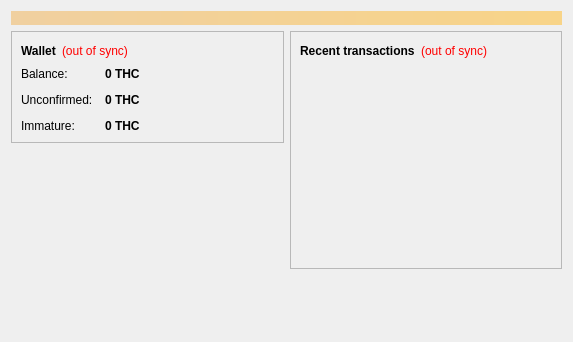
<?xml version="1.0" encoding="UTF-8"?>
<ui version="4.0">
 <class>OverviewPage</class>
 <widget class="QWidget" name="OverviewPage">
  <property name="geometry">
   <rect>
    <x>0</x>
    <y>0</y>
    <width>573</width>
    <height>342</height>
   </rect>
  </property>
  <property name="windowTitle">
   <string>Form</string>
  </property>
  <layout class="QVBoxLayout" name="topLayout">
   <item>
    <widget class="QLabel" name="labelAlerts">
     <property name="visible">
      <bool>false</bool>
     </property>
     <property name="styleSheet">
      <string notr="true">background-color: qlineargradient(x1: 0, y1: 0, x2: 1, y2: 0, stop:0 #F0D0A0, stop:1 #F8D488); color:#000000;</string>
     </property>
     <property name="wordWrap">
      <bool>true</bool>
     </property>
     <property name="margin">
      <number>3</number>
     </property>
    </widget>
   </item>
   <item>
    <layout class="QHBoxLayout" name="horizontalLayout" stretch="1,1">
     <item>
      <layout class="QVBoxLayout" name="verticalLayout_2">
       <item>
        <widget class="QFrame" name="frame">
         <property name="frameShape">
          <enum>QFrame::StyledPanel</enum>
         </property>
         <property name="frameShadow">
          <enum>QFrame::Raised</enum>
         </property>
         <layout class="QVBoxLayout" name="verticalLayout_4">
          <item>
           <layout class="QHBoxLayout" name="horizontalLayout_4">
            <item>
             <widget class="QLabel" name="label_5">
              <property name="font">
               <font>
                <weight>75</weight>
                <bold>true</bold>
               </font>
              </property>
              <property name="text">
               <string>Wallet</string>
              </property>
             </widget>
            </item>
            <item>
             <widget class="QLabel" name="labelWalletStatus">
              <property name="toolTip">
               <string>The displayed information may be out of date. Your wallet automatically synchronizes with the Litecoin network after a connection is established, but this process has not completed yet.</string>
              </property>
              <property name="styleSheet">
               <string notr="true">QLabel { color: red; }</string>
              </property>
              <property name="text">
               <string notr="true">(out of sync)</string>
              </property>
              <property name="alignment">
               <set>Qt::AlignLeading|Qt::AlignLeft|Qt::AlignVCenter</set>
              </property>
             </widget>
            </item>
            <item>
             <spacer name="horizontalSpacer_2">
              <property name="orientation">
               <enum>Qt::Horizontal</enum>
              </property>
              <property name="sizeHint" stdset="0">
               <size>
                <width>40</width>
                <height>20</height>
               </size>
              </property>
             </spacer>
            </item>
           </layout>
          </item>
          <item>
           <layout class="QFormLayout" name="formLayout_2">
            <property name="fieldGrowthPolicy">
             <enum>QFormLayout::AllNonFixedFieldsGrow</enum>
            </property>
            <property name="horizontalSpacing">
             <number>12</number>
            </property>
            <property name="verticalSpacing">
             <number>12</number>
            </property>
            <item row="0" column="0">
             <widget class="QLabel" name="label">
              <property name="text">
               <string>Balance:</string>
              </property>
             </widget>
            </item>
            <item row="0" column="1">
             <widget class="QLabel" name="labelBalance">
              <property name="font">
               <font>
                <weight>75</weight>
                <bold>true</bold>
               </font>
              </property>
              <property name="cursor">
               <cursorShape>IBeamCursor</cursorShape>
              </property>
              <property name="toolTip">
               <string>Your current balance</string>
              </property>
              <property name="text">
               <string notr="true">0 THC</string>
              </property>
              <property name="textInteractionFlags">
               <set>Qt::LinksAccessibleByMouse|Qt::TextSelectableByKeyboard|Qt::TextSelectableByMouse</set>
              </property>
             </widget>
            </item>
            <item row="1" column="0">
             <widget class="QLabel" name="label_3">
              <property name="text">
               <string>Unconfirmed:</string>
              </property>
             </widget>
            </item>
            <item row="1" column="1">
             <widget class="QLabel" name="labelUnconfirmed">
              <property name="font">
               <font>
                <weight>75</weight>
                <bold>true</bold>
               </font>
              </property>
              <property name="cursor">
               <cursorShape>IBeamCursor</cursorShape>
              </property>
              <property name="toolTip">
               <string>Total of transactions that have yet to be confirmed, and do not yet count toward the current balance</string>
              </property>
              <property name="text">
               <string notr="true">0 THC</string>
              </property>
              <property name="textInteractionFlags">
               <set>Qt::LinksAccessibleByMouse|Qt::TextSelectableByKeyboard|Qt::TextSelectableByMouse</set>
              </property>
             </widget>
            </item>
            <item row="2" column="0">
             <widget class="QLabel" name="labelImmatureText">
              <property name="text">
               <string>Immature:</string>
              </property>
             </widget>
            </item>
            <item row="2" column="1">
             <widget class="QLabel" name="labelImmature">
              <property name="font">
               <font>
                <weight>75</weight>
                <bold>true</bold>
               </font>
              </property>
              <property name="toolTip">
               <string>Mined balance that has not yet matured</string>
              </property>
              <property name="text">
               <string notr="true">0 THC</string>
              </property>
              <property name="textInteractionFlags">
               <set>Qt::LinksAccessibleByMouse|Qt::TextSelectableByKeyboard|Qt::TextSelectableByMouse</set>
              </property>
             </widget>
            </item>
           </layout>
          </item>
         </layout>
        </widget>
       </item>
       <item>
        <spacer name="verticalSpacer">
         <property name="orientation">
          <enum>Qt::Vertical</enum>
         </property>
         <property name="sizeHint" stdset="0">
          <size>
           <width>20</width>
           <height>40</height>
          </size>
         </property>
        </spacer>
       </item>
      </layout>
     </item>
     <item>
      <layout class="QVBoxLayout" name="verticalLayout_3">
       <item>
        <widget class="QFrame" name="frame_2">
         <property name="frameShape">
          <enum>QFrame::StyledPanel</enum>
         </property>
         <property name="frameShadow">
          <enum>QFrame::Raised</enum>
         </property>
         <layout class="QVBoxLayout" name="verticalLayout">
          <item>
           <layout class="QHBoxLayout" name="horizontalLayout_2">
            <item>
             <widget class="QLabel" name="label_4">
              <property name="text">
               <string>&lt;b&gt;Recent transactions&lt;/b&gt;</string>
              </property>
             </widget>
            </item>
            <item>
             <widget class="QLabel" name="labelTransactionsStatus">
              <property name="toolTip">
               <string>The displayed information may be out of date. Your wallet automatically synchronizes with the Litecoin network after a connection is established, but this process has not completed yet.</string>
              </property>
              <property name="styleSheet">
               <string notr="true">QLabel { color: red; }</string>
              </property>
              <property name="text">
               <string notr="true">(out of sync)</string>
              </property>
              <property name="alignment">
               <set>Qt::AlignRight|Qt::AlignTrailing|Qt::AlignVCenter</set>
              </property>
             </widget>
            </item>
            <item>
             <spacer name="horizontalSpacer">
              <property name="orientation">
               <enum>Qt::Horizontal</enum>
              </property>
              <property name="sizeHint" stdset="0">
               <size>
                <width>40</width>
                <height>20</height>
               </size>
              </property>
             </spacer>
            </item>
           </layout>
          </item>
          <item>
           <widget class="QListView" name="listTransactions">
            <property name="styleSheet">
             <string notr="true">QListView { background: transparent; }</string>
            </property>
            <property name="frameShape">
             <enum>QFrame::NoFrame</enum>
            </property>
            <property name="verticalScrollBarPolicy">
             <enum>Qt::ScrollBarAlwaysOff</enum>
            </property>
            <property name="horizontalScrollBarPolicy">
             <enum>Qt::ScrollBarAlwaysOff</enum>
            </property>
            <property name="selectionMode">
             <enum>QAbstractItemView::NoSelection</enum>
            </property>
           </widget>
          </item>
         </layout>
        </widget>
       </item>
       <item>
        <spacer name="verticalSpacer_2">
         <property name="orientation">
          <enum>Qt::Vertical</enum>
         </property>
         <property name="sizeHint" stdset="0">
          <size>
           <width>20</width>
           <height>40</height>
          </size>
         </property>
        </spacer>
       </item>
      </layout>
     </item>
    </layout>
   </item>
  </layout>
 </widget>
 <resources/>
 <connections/>
</ui>
